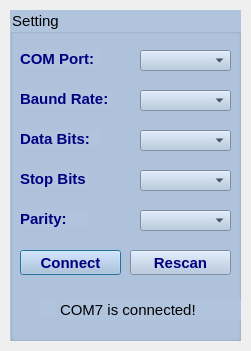
<?xml version="1.0" encoding="UTF-8"?>
<ui version="4.0">
 <class>setting_com_window</class>
 <widget class="QDialog" name="setting_com_window">
  <property name="geometry">
   <rect>
    <x>0</x>
    <y>0</y>
    <width>251</width>
    <height>351</height>
   </rect>
  </property>
  <property name="windowTitle">
   <string>Dialog</string>
  </property>
  <widget class="QGroupBox" name="groupBox_2">
   <property name="geometry">
    <rect>
     <x>10</x>
     <y>10</y>
     <width>231</width>
     <height>331</height>
    </rect>
   </property>
   <property name="font">
    <font>
     <pointsize>11</pointsize>
    </font>
   </property>
   <property name="whatsThis">
    <string/>
   </property>
   <property name="styleSheet">
    <string notr="true">background-color : LightSteelBlue;</string>
   </property>
   <property name="title">
    <string>Setting</string>
   </property>
   <widget class="QLabel" name="label">
    <property name="geometry">
     <rect>
      <x>10</x>
      <y>40</y>
      <width>81</width>
      <height>17</height>
     </rect>
    </property>
    <property name="font">
     <font>
      <pointsize>11</pointsize>
      <bold>true</bold>
     </font>
    </property>
    <property name="styleSheet">
     <string notr="true">font-weight : bold; color : Navy;</string>
    </property>
    <property name="text">
     <string>COM Port:</string>
    </property>
   </widget>
   <widget class="QLabel" name="label_2">
    <property name="geometry">
     <rect>
      <x>10</x>
      <y>80</y>
      <width>91</width>
      <height>17</height>
     </rect>
    </property>
    <property name="font">
     <font>
      <pointsize>11</pointsize>
      <bold>true</bold>
     </font>
    </property>
    <property name="styleSheet">
     <string notr="true">font-weight : bold; color : Navy;</string>
    </property>
    <property name="text">
     <string>Baund Rate:</string>
    </property>
   </widget>
   <widget class="QLabel" name="label_3">
    <property name="geometry">
     <rect>
      <x>10</x>
      <y>120</y>
      <width>81</width>
      <height>17</height>
     </rect>
    </property>
    <property name="font">
     <font>
      <pointsize>11</pointsize>
      <bold>true</bold>
     </font>
    </property>
    <property name="styleSheet">
     <string notr="true">font-weight : bold; color : Navy;</string>
    </property>
    <property name="text">
     <string>Data Bits:</string>
    </property>
   </widget>
   <widget class="QLabel" name="connected_label">
    <property name="geometry">
     <rect>
      <x>50</x>
      <y>290</y>
      <width>191</width>
      <height>20</height>
     </rect>
    </property>
    <property name="font">
     <font>
      <pointsize>11</pointsize>
     </font>
    </property>
    <property name="text">
     <string>COM7 is connected!</string>
    </property>
   </widget>
   <widget class="QLabel" name="label_5">
    <property name="geometry">
     <rect>
      <x>10</x>
      <y>200</y>
      <width>67</width>
      <height>17</height>
     </rect>
    </property>
    <property name="font">
     <font>
      <pointsize>11</pointsize>
      <bold>true</bold>
     </font>
    </property>
    <property name="styleSheet">
     <string notr="true">font-weight : bold; color : Navy;</string>
    </property>
    <property name="text">
     <string>Parity:</string>
    </property>
   </widget>
   <widget class="QLabel" name="label_6">
    <property name="geometry">
     <rect>
      <x>10</x>
      <y>160</y>
      <width>67</width>
      <height>17</height>
     </rect>
    </property>
    <property name="font">
     <font>
      <pointsize>11</pointsize>
      <bold>true</bold>
     </font>
    </property>
    <property name="styleSheet">
     <string notr="true">font-weight : bold; color : Navy;</string>
    </property>
    <property name="text">
     <string>Stop Bits:</string>
    </property>
   </widget>
   <widget class="QPushButton" name="connect_pushButton">
    <property name="geometry">
     <rect>
      <x>10</x>
      <y>240</y>
      <width>101</width>
      <height>25</height>
     </rect>
    </property>
    <property name="font">
     <font>
      <pointsize>11</pointsize>
      <bold>true</bold>
     </font>
    </property>
    <property name="styleSheet">
     <string notr="true">font-weight : bold; color : Navy;</string>
    </property>
    <property name="text">
     <string>Connect</string>
    </property>
    <property name="icon">
     <iconset resource="Resources.qrc">
      <normaloff>:/imgs/icon_image/icon_connect.png</normaloff>:/imgs/icon_image/icon_connect.png</iconset>
    </property>
   </widget>
   <widget class="QPushButton" name="rescan_pushButton">
    <property name="geometry">
     <rect>
      <x>120</x>
      <y>240</y>
      <width>101</width>
      <height>25</height>
     </rect>
    </property>
    <property name="font">
     <font>
      <pointsize>11</pointsize>
      <bold>true</bold>
     </font>
    </property>
    <property name="styleSheet">
     <string notr="true">font-weight : bold; color : Navy;</string>
    </property>
    <property name="text">
     <string>Rescan</string>
    </property>
    <property name="icon">
     <iconset resource="Resources.qrc">
      <normaloff>:/imgs/icon_image/icon_refresh.png</normaloff>:/imgs/icon_image/icon_refresh.png</iconset>
    </property>
   </widget>
   <widget class="QComboBox" name="port_comboBox">
    <property name="geometry">
     <rect>
      <x>130</x>
      <y>40</y>
      <width>91</width>
      <height>21</height>
     </rect>
    </property>
    <property name="font">
     <font>
      <pointsize>11</pointsize>
     </font>
    </property>
   </widget>
   <widget class="QComboBox" name="brate_comboBox">
    <property name="geometry">
     <rect>
      <x>130</x>
      <y>80</y>
      <width>91</width>
      <height>21</height>
     </rect>
    </property>
    <property name="font">
     <font>
      <pointsize>11</pointsize>
     </font>
    </property>
   </widget>
   <widget class="QComboBox" name="dtbits_comboBox">
    <property name="geometry">
     <rect>
      <x>130</x>
      <y>120</y>
      <width>91</width>
      <height>21</height>
     </rect>
    </property>
    <property name="font">
     <font>
      <pointsize>11</pointsize>
     </font>
    </property>
   </widget>
   <widget class="QComboBox" name="sbits_comboBox">
    <property name="geometry">
     <rect>
      <x>130</x>
      <y>160</y>
      <width>91</width>
      <height>21</height>
     </rect>
    </property>
    <property name="font">
     <font>
      <pointsize>11</pointsize>
     </font>
    </property>
   </widget>
   <widget class="QComboBox" name="parity_comboBox">
    <property name="geometry">
     <rect>
      <x>130</x>
      <y>200</y>
      <width>91</width>
      <height>21</height>
     </rect>
    </property>
    <property name="font">
     <font>
      <pointsize>11</pointsize>
     </font>
    </property>
   </widget>
   <widget class="QLabel" name="ic_connected_label">
    <property name="geometry">
     <rect>
      <x>30</x>
      <y>290</y>
      <width>16</width>
      <height>16</height>
     </rect>
    </property>
    <property name="font">
     <font>
      <pointsize>11</pointsize>
     </font>
    </property>
    <property name="text">
     <string/>
    </property>
    <property name="pixmap">
     <pixmap resource="Resources.qrc">:/imgs/icon_image/icon_connect.png</pixmap>
    </property>
   </widget>
  </widget>
 </widget>
 <resources>
  <include location="Resources.qrc"/>
 </resources>
 <connections/>
</ui>
